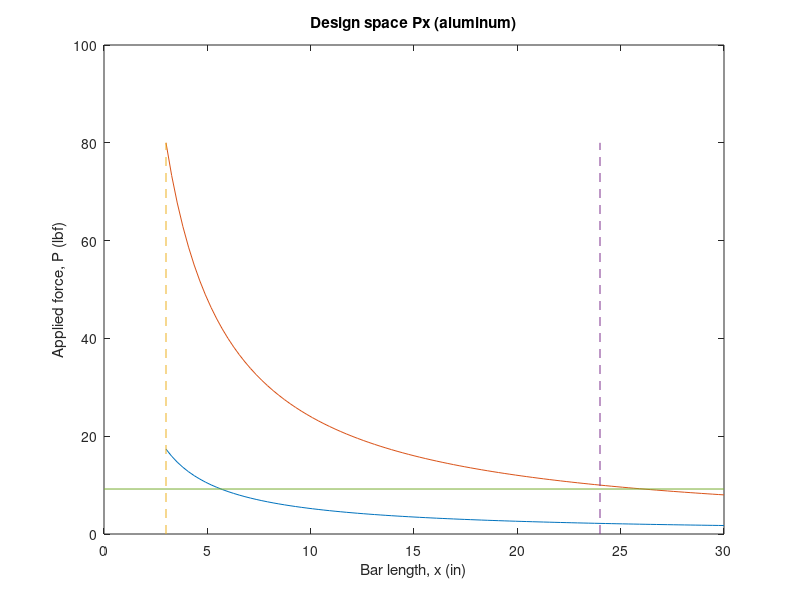

Source code (MATLAB):

close all
clear all
clc
%% 
E=10*1e6; %psi  for aluminum
strain=217e-6;
b=0.9; 
h=0.4; 
Px_min=(1/6)*E*strain*b*h^2;
Sy=40*1e3; % psi
FOS=4; % factor of safety
sigma=Sy/FOS; 
Px_max=(1/6)*sigma*b*h^2;

n=100;
x=3:(30-3)/(n-1):30;
%P=0.2:(9.2-0.2)/99:9.2;



Pmin=Px_min./x;


Pmax=Px_max./x;

plot(x,Pmin,x,Pmax)
hold on
% add limits
plot([3 3],[0 max(Pmax)],'--')
plot([24 24],[0 max(Pmax)],'--')
plot([0 30],[9.2 9.2]) % the maximum load that is avaliable

xlabel('Bar length, x (in)')
ylabel('Applied force, P (lbf)')
title('Design space Px (aluminum)')


